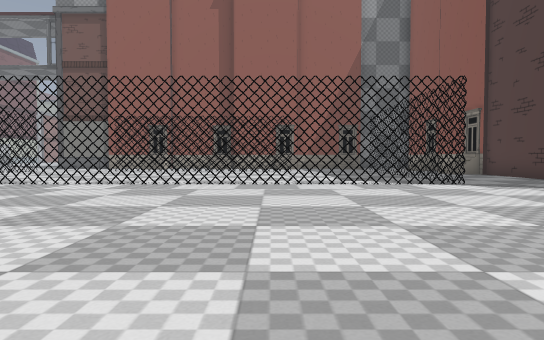
[1] (above)

24 first-person views from a walk through a Godot game level. The camera is 1.2 m above the floor, tilts 2° down and sees 75° across. The floor is counted in squares, 2 m on a side. Each view is taken from the middle of a square. On the plan, view 1 faces up. The plan holds only what a view shows up to about 10 squares ahead; the rest is blank. The place goes on beyond the plan. Flat picture figures and markers are left out. Characters and animated objects are not drawn.

[2]
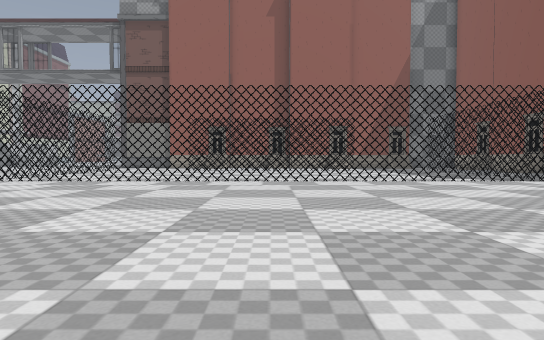

[3]
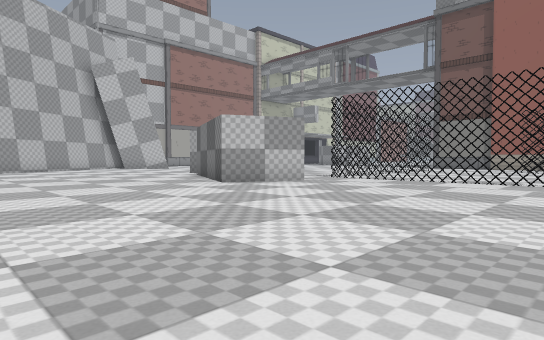

[4]
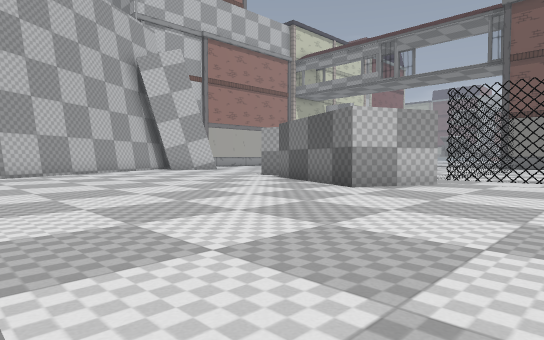

[5]
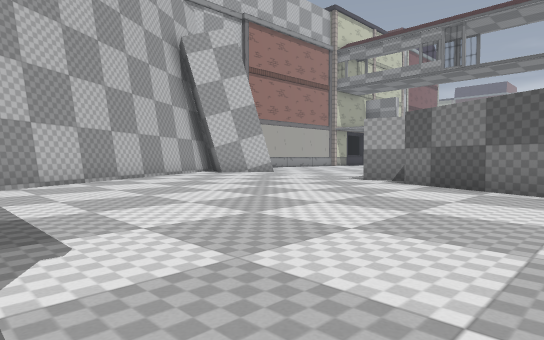

[6]
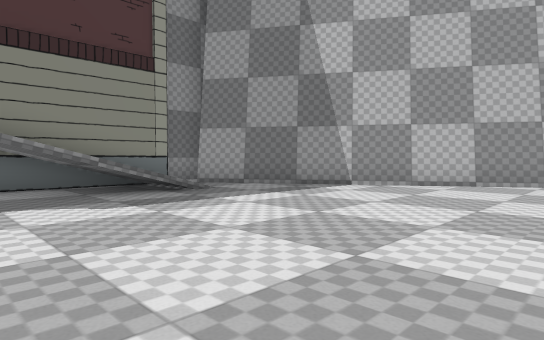

[7]
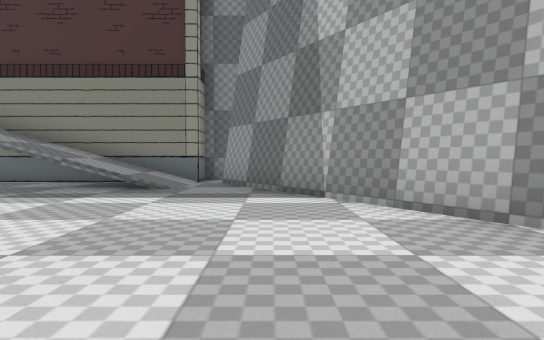

[8]
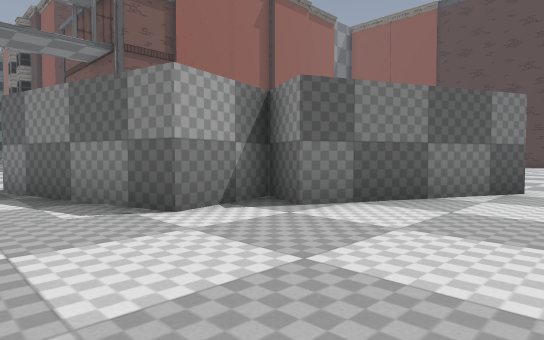

[9]
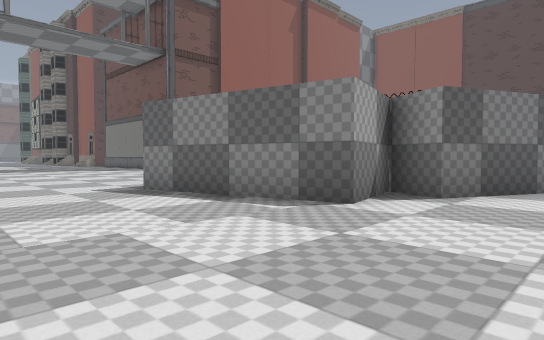

[10]
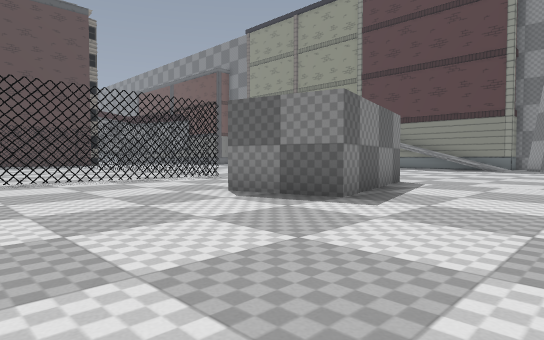

[11]
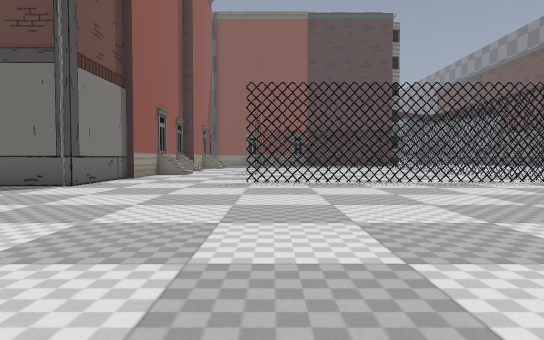

[12]
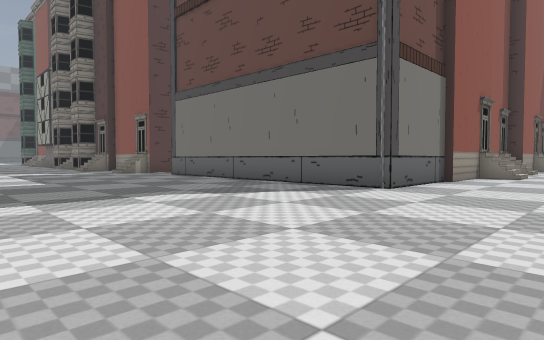

[13]
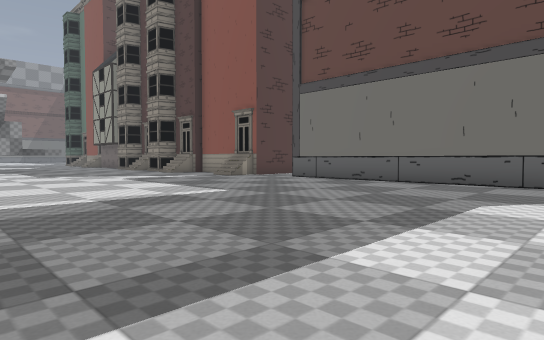

[14]
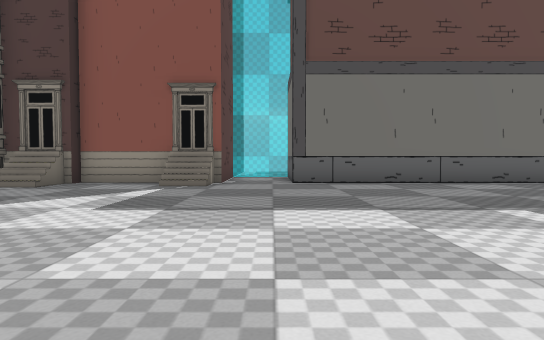

[15]
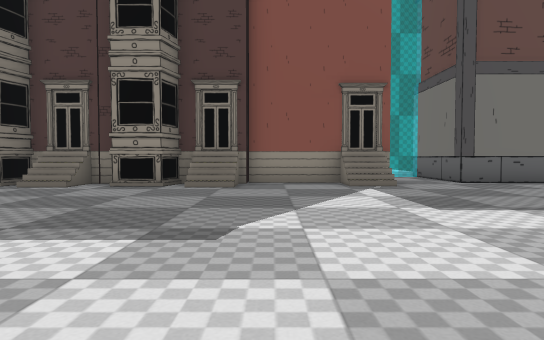

[16]
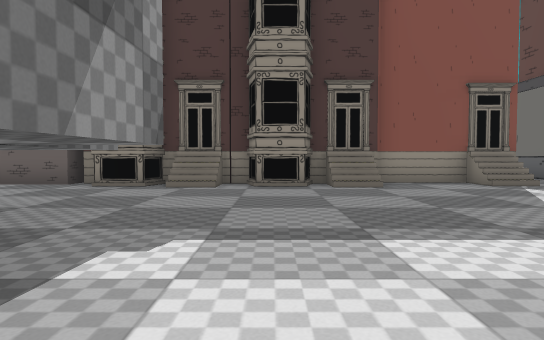

[17]
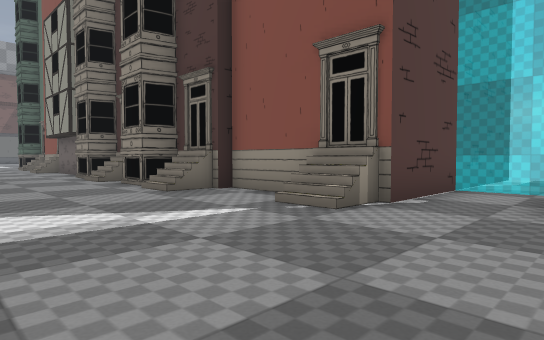

[18]
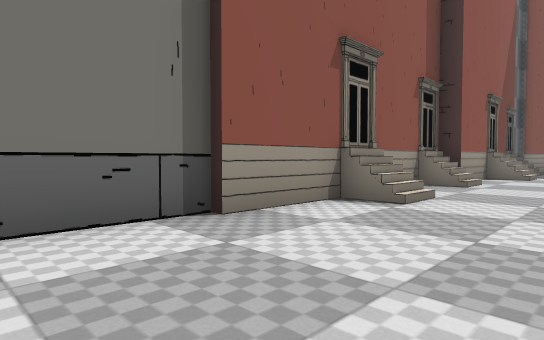

[19]
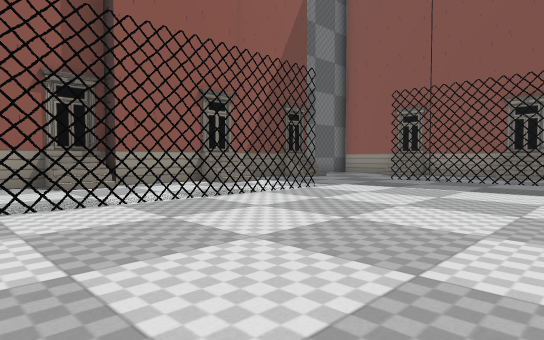

[20]
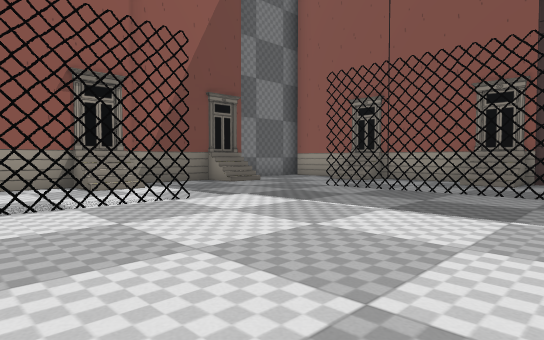

[21]
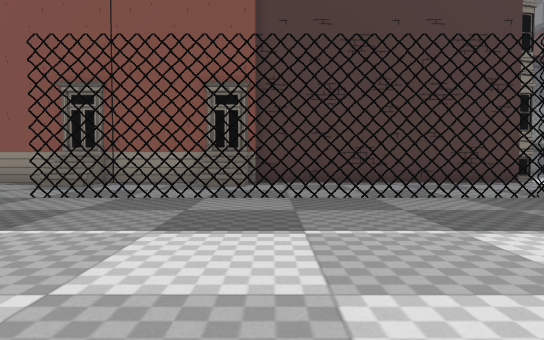

[22]
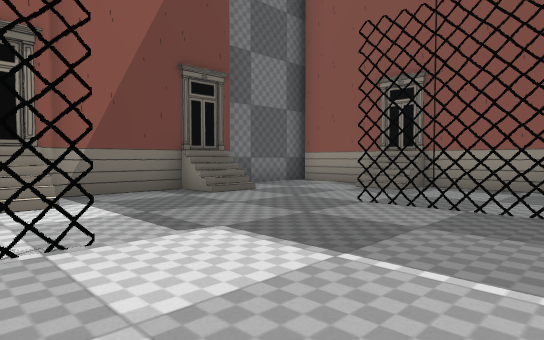

[23]
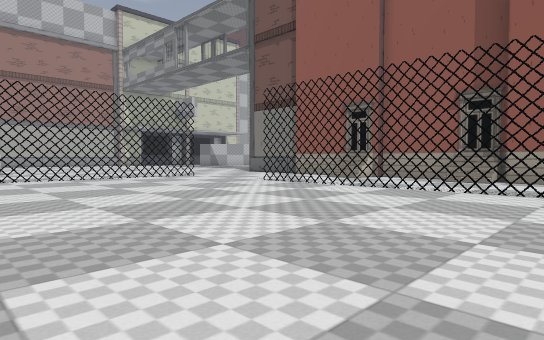

[24]
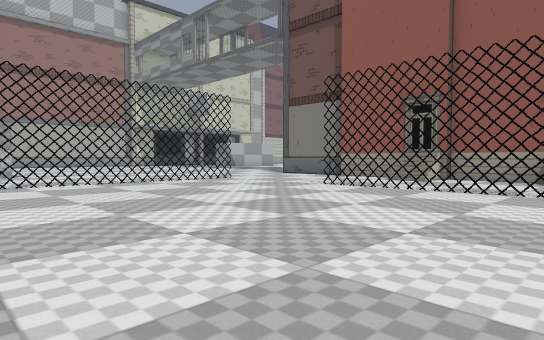

### Floor plan
Key: @ floor where view 1 was taken; # wall or solid block; . floor; / step, stairs or slope; D closed door; T thing the floor can be seen under or through.
Columns run from 20 left of view 1 to 8 right of it. Each row starts with its distance up from view 1.
 39      ...#
 38      ...#
 37   ###...D
 36  ##.....D
 35 ........#
 34  .......##
 33  .......D#
 32 .........#
 31  ........#
 30  ......./#######
 29  ...............
 28 ...............
 27  ....... ##
 26  .......#
 25  .......#
 24 ........#
 23 ........#
 22 ........#
 21 ........#
 20 ........#     #####     #####
 19   ......#######../#######...#
 18   ............/..//.//../...#
 17   .........................##
 16   ............TTTTTTT......##
 15 ..........T.............T...#
 14 ..........T.............T...#
 13 ..........T.............T../#
 12 ..........T.............T...#
 11 ..........T.............T...#
 10  ...##....T.............T...#
  9  ...#   ..T.............T...#
  8 ....#     TTTTTTTTTTTTTTT...#
  7 ....###   ..................#
  6 ......## ##............... .#
  5 .......###...............
  4 ........................
  3 ........................
  2 .......................
  1 ......................
  0 #.................. @
 -1 ##................
 -2  #............
 -3  ##./////
 -4   ##/////
 -5   ########

Where each view was taken, in squares from view 1:
view 1: 0 up, 0 right, facing up
view 2: 1 down, 3 left, facing up
view 3: 1 down, 4 left, facing up-left
view 4: 2 down, 7 left, facing up-left
view 5: 2 down, 11 left, facing up-left
view 6: 3 up, 12 left, facing down-left
view 7: 4 up, 18 left, facing down
view 8: 3 up, 18 left, facing up-right
view 9: 4 up, 20 left, facing up-right
view 10: 15 up, 20 left, facing down-right
view 11: 15 up, 19 left, facing right
view 12: 16 up, 18 left, facing up-right
view 13: 20 up, 20 left, facing up-right
view 14: 28 up, 20 left, facing right
view 15: 32 up, 20 left, facing right
view 16: 35 up, 20 left, facing right
view 17: 27 up, 16 left, facing up-right
view 18: 16 up, 11 left, facing up-right
view 19: 11 up, 5 left, facing up-right
view 20: 11 up, 2 left, facing up-right
view 21: 12 up, 1 left, facing right
view 22: 13 up, 0 right, facing up-right
view 23: 9 up, 0 right, facing up-left
view 24: 9 up, 2 left, facing up-left
